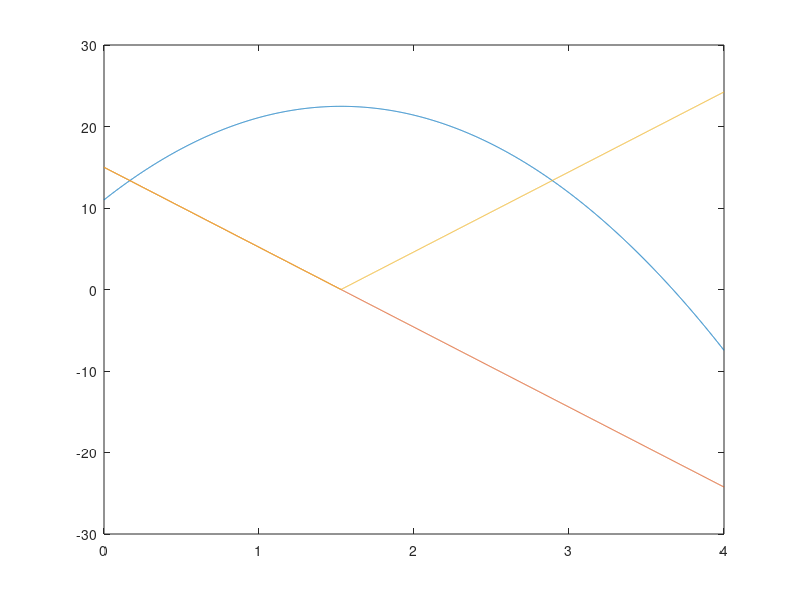

The MATLAB script that drew this image:
% Figure3_1_3.m
% Simulation of Figure 3.1.3 (pg. 62) in the textbook
% George Witteman

simulation_length = 4; % seconds
deltaT = 0.001; % seconds
t = 0:deltaT:simulation_length;

% Constants
acceleration_due_to_gravity = -9.81; % m/s^2

% Initial conditions
initial_position = 11; % meters
initial_velocity = 15; % m/s

S = zeros(1,length(t));
S(1) = initial_position;

V = zeros(1,length(t));
V(1) = initial_velocity;

for i = 2:length(t)
  V(i) = V(i - 1) + acceleration_due_to_gravity * deltaT;
  S(i) = S(i - 1) + V(i - 1) * deltaT;
end

SPEED = abs(V);

plot(t,S);
hold;
plot(t,V);
plot(t,SPEED);